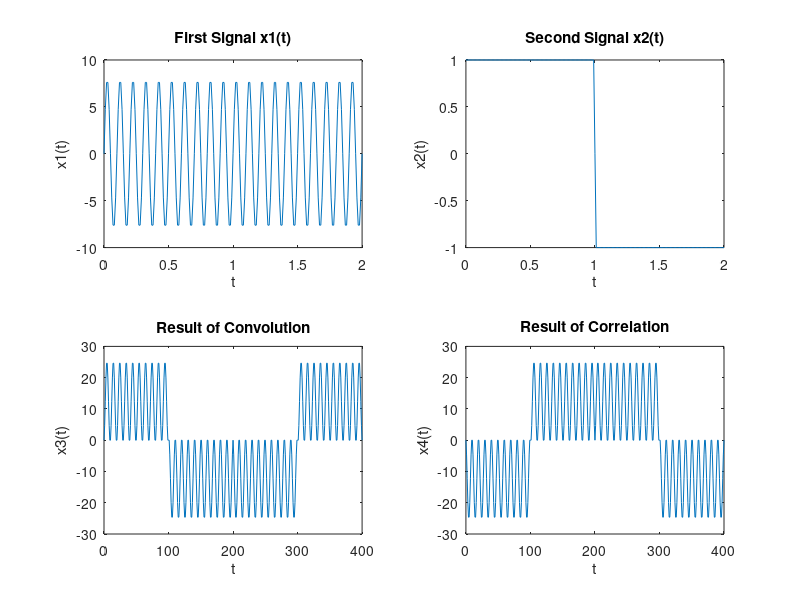

This figure's MATLAB source:
close all;
clear all;
t = 0:0.01:2;
x1 = 8*sin(2*pi*10*t);
x21 = 1.*(t >= 0 & t <= 1);
x22 = -1.*(t >= 1 & t <= 2);
x2 = x21 + x22;
x3 = conv(x1, x2);
x4 = xcorr(x1, x2);
n3 = length(x3);
t1 = 0:1:n3-1;

subplot(2,2,1);
plot(t, x1);
xlabel('t');
ylabel('x1(t)');
title('First Signal x1(t)');

subplot(2,2,2);
plot(t, x2);
xlabel('t');
ylabel('x2(t)');
title('Second Signal x2(t)');

subplot(2,2,3);
plot(t1, x3);
xlabel('t');
ylabel('x3(t)');
title('Result of Convolution');

subplot(2,2,4);
plot(t1, x4);
xlabel('t');
ylabel('x4(t)');
title('Result of Correlation');
